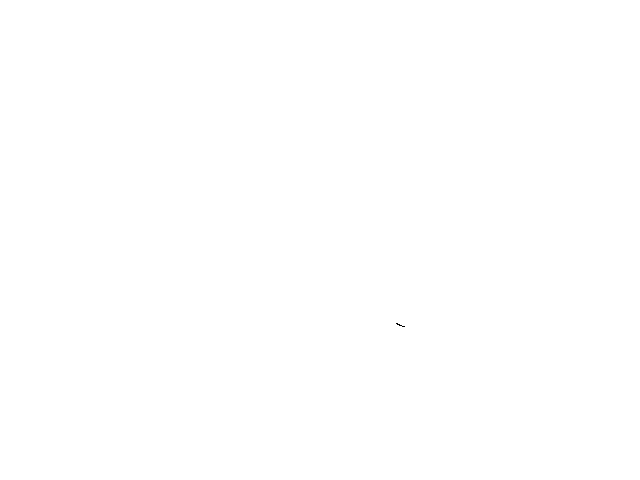
Frame 1 (no input)
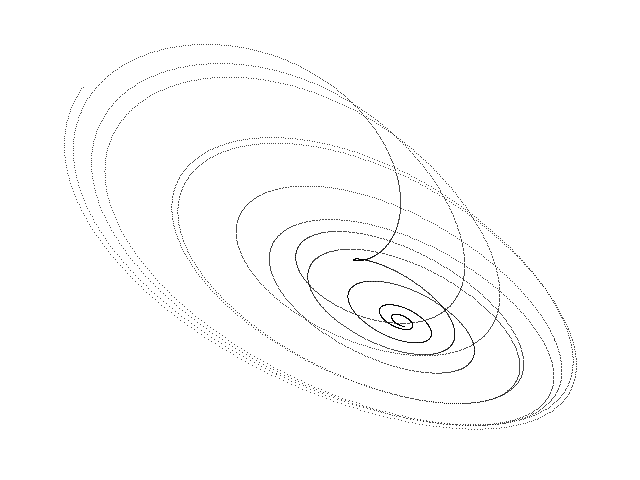
Frame 60 (the mouse pressed at the canvas centre just before this capture)
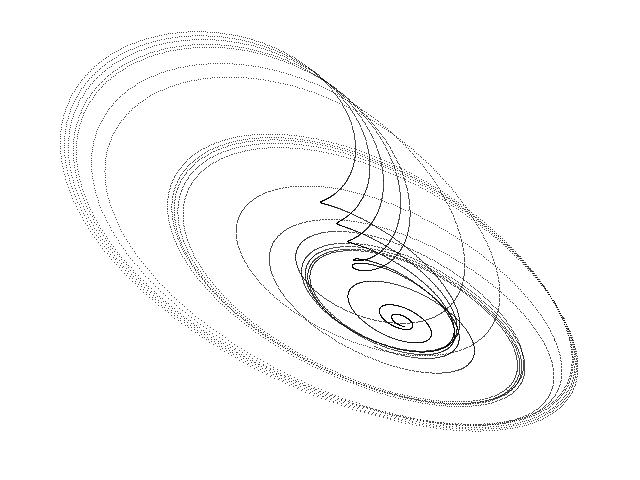
Frame 120 (the mouse held since frame 60 and released just before this capture)

The Processing sketch that drew these frames (run headless with seeded random() and noise(); from frame 60 on, the mouse is pressed at the canvas centre):

// Processing sketch: Sprott_Linz_Q
// ── Sprott_Linz_Q.pde
// Sprott-Linz Q chaotic attractor //

  float x = 0.1;
  float y = 0.1;
  float z = 0.1;
  float dt = 0.008;
  float a = 3.4;
  float b = 0.5;


void setup() {
  
  size(640, 480);
  background(255);
  
}

void draw() {
  
  for (int i=0; i<100; i++) {
    
    float nx = x;
    float ny = y;
    float nz = z;
    
    x = nx + dt * (-nz);
    y = ny + dt * (nx - ny);
    z = nz + dt * (a * nx + pow(ny, 2.0) + b * nz); 
  
    point(400 + (46 * x), 320 + (65 * y));
        
  }

}
